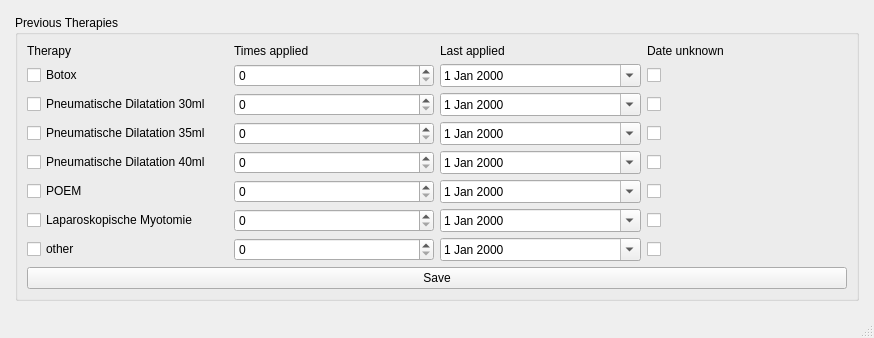
<?xml version="1.0" encoding="UTF-8"?>
<ui version="4.0">
 <class>FileSelection</class>
 <widget class="QMainWindow" name="FileSelection">
  <property name="geometry">
   <rect>
    <x>0</x>
    <y>0</y>
    <width>874</width>
    <height>332</height>
   </rect>
  </property>
  <property name="windowTitle">
   <string>Ösophagus Visualisierung</string>
  </property>
  <widget class="QWidget" name="centralwidget">
   <layout class="QGridLayout" name="gridLayout_4">
    <property name="leftMargin">
     <number>15</number>
    </property>
    <property name="topMargin">
     <number>15</number>
    </property>
    <property name="rightMargin">
     <number>15</number>
    </property>
    <property name="bottomMargin">
     <number>15</number>
    </property>
    <item row="0" column="0">
     <layout class="QGridLayout" name="gridLayout">
      <property name="sizeConstraint">
       <enum>QLayout::SetMinimumSize</enum>
      </property>
      <item row="1" column="0">
       <widget class="QGroupBox" name="groupBox_8">
        <property name="title">
         <string>Previous Therapies</string>
        </property>
        <layout class="QGridLayout" name="gridLayout_8">
         <item row="5" column="0">
          <layout class="QGridLayout" name="gridLayout_7">
           <item row="5" column="1">
            <widget class="QSpinBox" name="poem_spin"/>
           </item>
           <item row="4" column="1">
            <widget class="QSpinBox" name="pneu_dil_40_spin"/>
           </item>
           <item row="7" column="1">
            <widget class="QSpinBox" name="other_spin"/>
           </item>
           <item row="0" column="1">
            <widget class="QLabel" name="label_2">
             <property name="text">
              <string>Times applied</string>
             </property>
            </widget>
           </item>
           <item row="2" column="2">
            <widget class="QDateEdit" name="pneu_dil_30_calendar">
             <property name="calendarPopup">
              <bool>true</bool>
             </property>
            </widget>
           </item>
           <item row="1" column="2">
            <widget class="QDateEdit" name="botox_calendar">
             <property name="calendarPopup">
              <bool>true</bool>
             </property>
            </widget>
           </item>
           <item row="2" column="1">
            <widget class="QSpinBox" name="pneu_dil_30_spin"/>
           </item>
           <item row="4" column="2">
            <widget class="QDateEdit" name="pneu_dil_40_calendar">
             <property name="calendarPopup">
              <bool>true</bool>
             </property>
            </widget>
           </item>
           <item row="0" column="2">
            <widget class="QLabel" name="label_3">
             <property name="text">
              <string>Last applied</string>
             </property>
            </widget>
           </item>
           <item row="7" column="0">
            <widget class="QCheckBox" name="other_check">
             <property name="text">
              <string>other</string>
             </property>
            </widget>
           </item>
           <item row="1" column="0">
            <widget class="QCheckBox" name="botox_check">
             <property name="text">
              <string>Botox</string>
             </property>
            </widget>
           </item>
           <item row="0" column="0">
            <widget class="QLabel" name="label">
             <property name="text">
              <string>Therapy</string>
             </property>
            </widget>
           </item>
           <item row="6" column="1">
            <widget class="QSpinBox" name="lapro_spin"/>
           </item>
           <item row="6" column="2">
            <widget class="QDateEdit" name="lapro_calendar">
             <property name="calendarPopup">
              <bool>true</bool>
             </property>
            </widget>
           </item>
           <item row="3" column="0">
            <widget class="QCheckBox" name="pneu_dil_35_check">
             <property name="text">
              <string>Pneumatische Dilatation 35ml</string>
             </property>
            </widget>
           </item>
           <item row="3" column="1">
            <widget class="QSpinBox" name="pneu_dil_35_spin"/>
           </item>
           <item row="1" column="1">
            <widget class="QSpinBox" name="botox_spin"/>
           </item>
           <item row="3" column="2">
            <widget class="QDateEdit" name="pneu_dil_35_calendar">
             <property name="calendarPopup">
              <bool>true</bool>
             </property>
            </widget>
           </item>
           <item row="2" column="0">
            <widget class="QCheckBox" name="pneu_dil_30_check">
             <property name="text">
              <string>Pneumatische Dilatation 30ml</string>
             </property>
            </widget>
           </item>
           <item row="5" column="0">
            <widget class="QCheckBox" name="poem_check">
             <property name="text">
              <string>POEM</string>
             </property>
            </widget>
           </item>
           <item row="6" column="0">
            <widget class="QCheckBox" name="lapro_check">
             <property name="text">
              <string>Laparoskopische Myotomie</string>
             </property>
            </widget>
           </item>
           <item row="4" column="0">
            <widget class="QCheckBox" name="pneu_dil_40_check">
             <property name="text">
              <string>Pneumatische Dilatation 40ml</string>
             </property>
            </widget>
           </item>
           <item row="7" column="2">
            <widget class="QDateEdit" name="other_calendar">
             <property name="calendarPopup">
              <bool>true</bool>
             </property>
            </widget>
           </item>
           <item row="5" column="2">
            <widget class="QDateEdit" name="peom_calendar">
             <property name="calendarPopup">
              <bool>true</bool>
             </property>
            </widget>
           </item>
           <item row="1" column="3">
            <widget class="QCheckBox" name="botox_date_check">
             <property name="text">
              <string/>
             </property>
            </widget>
           </item>
           <item row="3" column="3">
            <widget class="QCheckBox" name="pneu_dil_35_date_check">
             <property name="text">
              <string/>
             </property>
            </widget>
           </item>
           <item row="4" column="3">
            <widget class="QCheckBox" name="pneu_dil_40_date_check">
             <property name="text">
              <string/>
             </property>
            </widget>
           </item>
           <item row="5" column="3">
            <widget class="QCheckBox" name="poem_date_check">
             <property name="text">
              <string/>
             </property>
            </widget>
           </item>
           <item row="6" column="3">
            <widget class="QCheckBox" name="lapro_date_check">
             <property name="text">
              <string/>
             </property>
            </widget>
           </item>
           <item row="7" column="3">
            <widget class="QCheckBox" name="other_date_check">
             <property name="text">
              <string/>
             </property>
            </widget>
           </item>
           <item row="2" column="3">
            <widget class="QCheckBox" name="pneu_dil_30_date_check">
             <property name="text">
              <string/>
             </property>
            </widget>
           </item>
           <item row="0" column="3">
            <widget class="QLabel" name="label_4">
             <property name="text">
              <string>Date unknown</string>
             </property>
            </widget>
           </item>
          </layout>
         </item>
         <item row="6" column="0">
          <widget class="QPushButton" name="save_button">
           <property name="text">
            <string>Save</string>
           </property>
          </widget>
         </item>
        </layout>
       </widget>
      </item>
     </layout>
    </item>
   </layout>
  </widget>
  <widget class="QMenuBar" name="menubar">
   <property name="geometry">
    <rect>
     <x>0</x>
     <y>0</y>
     <width>874</width>
     <height>21</height>
    </rect>
   </property>
  </widget>
  <widget class="QStatusBar" name="statusbar"/>
 </widget>
 <resources/>
 <connections/>
</ui>
